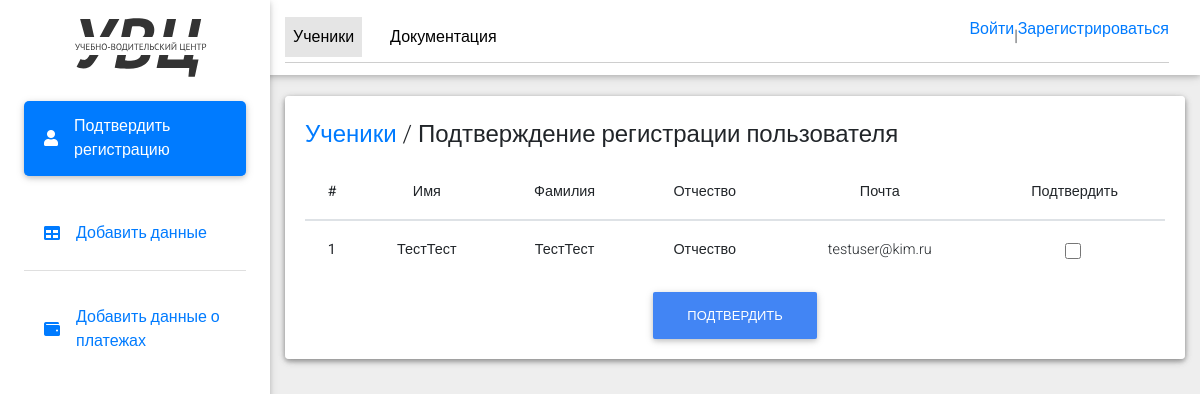
Before: /users/user_profile/manager_dashboard/ with the older database file.
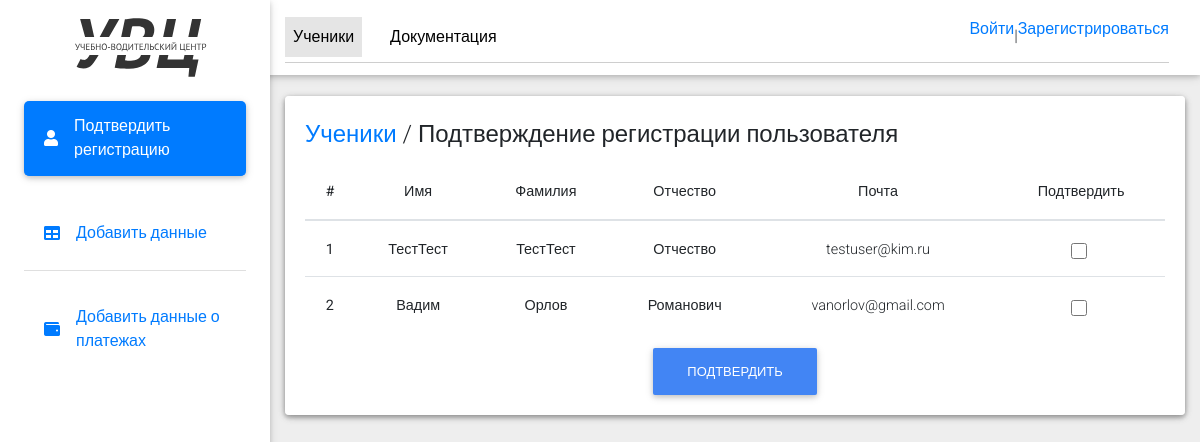
After: the same page with the newer database file.
### users/models.py (models this page shows)
class User(AbstractUser):
    email = models.EmailField(
        _('email address'),
        unique=True,
    )
    email_verify = models.BooleanField(default=False)
    surname = models.CharField(max_length=255, blank=True, null=True)
    phone = models.CharField(max_length=255, blank=True, null=True)
    USERNAME_FIELD = 'email'
    REQUIRED_FIELDS = []

### users/views.py (the view)
# urls.py: path('user_profile/manager_dashboard/', manager_dashboard),
def manager_dashboard(request):
    users = User.objects.filter(email_verify=0)
    return render(request, 'manager_dashboard.html', {'users': users})

### templates/manager_dashboard.html (shortened to what the changed rows need)
{% load static %}
<!DOCTYPE html>
<html lang="en">
<head>
  <link rel="stylesheet" href="https://use.fontawesome.com/releases/v5.11.2/css/all.css">
  <link rel="stylesheet" href="{% static 'css/bootstrap.min.css' %}">
  <link rel="stylesheet" href="{% static 'css/mdb.min.css' %}">
  <link rel="stylesheet" href="{% static 'css/style.css' %}">
</head>
<body class="grey lighten-3">
  <main class="pt-5 max-lg-5">
    <div class="container-fluid mt-5">
        <div class="card mb-4 wow fadeIn">
            <div class="card body d-sm-flex justify-content-between card-manager">
                <form id="confirmation-form" method="post" action="{% url 'confirm_users' %}">
                    <table class="table">
                        <thead>
                            <tr>
                                <th scope="col">#</th>
                                <th scope="col">Имя</th>
                                <th scope="col">Фамилия</th>
                                <th scope="col">Отчество</th>
                                <th scope="col">Почта</th>
                                <th scope="col">Подтвердить</th>
                            </tr>
                        </thead>
                        <tbody>
                            {% for user in users %}
                                <tr>
                                    <th scope="row">{{ forloop.counter }}</th>
                                    <td>{{ user.first_name }}</td>
                                    <td>{{ user.last_name }}</td>
                                    <td>{{ user.surname }}</td>
                                    <td>{{ user.email }}</td>
                                    <td>
                                        <div class="form-check">
                                            <input class="form-check-input" type="checkbox" name="user_id" value="{{ user.id }}">
                                        </div>
                                    </td>
                                </tr>
                            {% endfor %}
                        </tbody>
                    </table>
                </form>
            </div>
        </div>
    </div>
  </main>
</body>
</html>

Changed rows visible on the page:
added User: first_name "Вадим", last_name "Орлов", surname "Романович", email "vanorlov@gmail.com"
